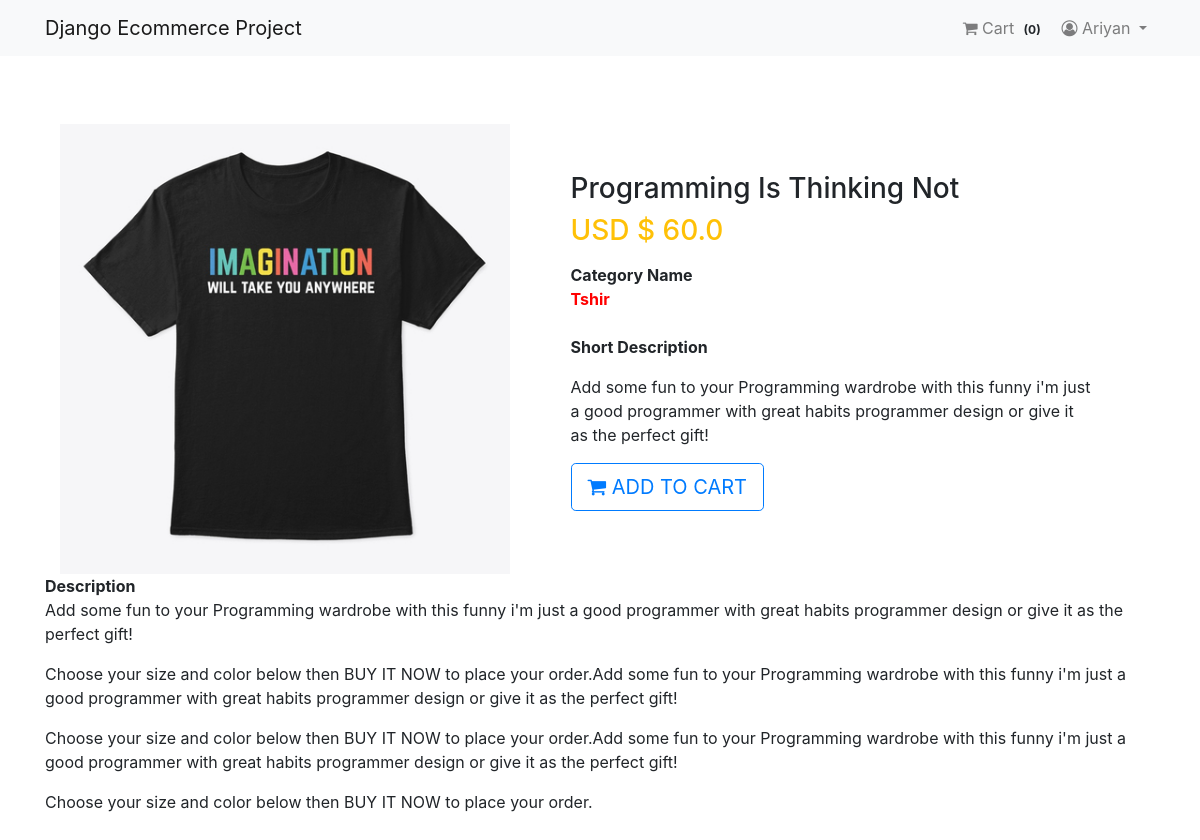
The page /product/5/ (signed in) on the database its author committed.
### App_Login/models.py (models this page shows, shortened)
class User(AbstractBaseUser, PermissionsMixin):
    email = models.EmailField(unique=True, null=False)
    is_staff = models.BooleanField(
        ugettext_lazy('Staff'), default=False,
        help_text = ugettext_lazy('Designates whether the user can log in the site')
    )
    is_active = models.BooleanField(
        ugettext_lazy('active'),
        default=True,
        help_text = ugettext_lazy('Designates whether this user should be treatea as active')
    )
    USERNAME_FIELD = 'email'
    objects = MyUserManager()

class Profile(models.Model):
    user = models.OneToOneField(User, on_delete=models.CASCADE, related_name='profile')
    username = models.CharField(max_length=264, null=True, blank=True)
    full_name = models.CharField(max_length=264, null=True, blank=True)
    address_1 = models.TextField(max_length=300, null=True, blank=True)
    city = models.CharField(max_length=40, null=True, blank=True)
    zipcode = models.CharField(max_length=10, null=True, blank=True)
    country = models.CharField(max_length=20, null=True, blank=True)
    phone = models.CharField(max_length=20, null=True, blank=True)
    date_joined = models.DateTimeField(auto_now_add=True)

### App_Shop/models.py (models this page shows, shortened)
class Product(models.Model):
    mainimage = models.ImageField(upload_to='Product')
    name = models.CharField(max_length=264)
    category = models.ForeignKey(Category, on_delete=models.CASCADE, related_name='category')
    preview_text = models.TextField(max_length=200, verbose_name='Preview Text')
    details_text = models.TextField(max_length=1000, verbose_name='Description')
    price = models.FloatField()
    old_price = models.FloatField(default=0.00)
    created = models.DateTimeField(auto_now_add=True)
    class Meta:
        ordering = ['-created',]

class Category(models.Model):
    title = models.CharField(max_length=30)
    created = models.DateTimeField(auto_now_add=True)
    def __str__(self):
        return self.title
    class Meta:
        verbose_name_plural = "Categories"

### App_Shop/views.py (the view)
# urls.py: path('product/<pk>/', views.ProductDetail.as_view(), name='product_detail'),
class ProductDetail(DetailView):
    model = Product
    template_name = 'App_Shop/product_detail.html'

### App_Order/templatetags/cart_tag.py (called while the page is built)
@register.filter
def cart_total(user):
    order = Order.objects.filter(user=user, ordered=False)
    if order.exists():
        return order[0].orderitems.count()
    else:
        return 0

### templates/App_Shop/product_detail.html
{% extends 'base.html' %}
{% block body_block %}
<div class="container my-5">
  <div class=" ">
    <div class="row">
      <aside class="col-sm-5 border-right">
        <article class="gallery-wrap">
          <div class=" ">
            <a href="#"><img src="/media/{{ object.mainimage }}" style="width:450px;" ></a>
          </div>
        </article>
      </aside>
    <aside class="col-sm-7">
      <article class="card-body p-5">
        <h3 class=" ">{{ object.name }}</h3>
        <p class=" ">
          <span class="price h3 text-warning">
            <span class="">USD $ </span>
            <span class=""> {{ object.price }}</span>
          </span>
        </p>
        <dl class="item-property">
          <dt>Category Name</dt>
        <font color="red">  <b>{{ object.category }}</b></font>
<br><br>
          <dt>Short Description</dt>
          <dd>
            <p> {{ object.preview_text|linebreaks }}</p>
          </dd>
        </dl>
<a href="{% url 'App_Order:add' pk=object.pk %}" class="btn btn-lg btn-outline-primary text-uppercase">
<i class="fa fa-shopping-cart"></i> Add To Cart</a>
      </article>
    </aside>
    <dt>Description</dt>
  <p> {{ object.details_text|linebreaks }}</p><br><br>
  <br><br>
    </div>
  </div>
</div>
{% endblock %}

### templates/navbar.html (shortened to what this page needs)
{% load cart_tag %}
<nav class="navbar navbar-expand-lg navbar-light bg-light">
  <div class="container">
    <a class="navbar-brand" href="{% url 'App_Shop:home' %}"> Django Ecommerce Project</a>
<div class="collapse navbar-collapse" id="navbarNav">
  <ul class="navbar-nav ml-auto">
    {% if request.user.is_authenticated %}
    <li class="nav-item">
 <a class="nav-link" href="{% url 'App_Order:cart' %}">
   <i class="fa fa-shopping-cart" aria-hidden="true"></i> Cart
<span class="badge badge-light"> ({{ request.user | cart_total }})</span>
 </a>
    </li>
  <li class="nav-item dropdown">
 <a class="nav-link dropdown-toggle" href="#" id="navbarDropdown" role="button"
 data-toggle="dropdown" aria-haspopup="true" aria-expanded="false">
<i class="fa fa-user-circle-o"></i> {{ request.user.profile.username }}  </a>
  </li>
{% else %}
 <li class="nav-item">
   <a href="{% url 'App_Login:login' %}" class="btn btn-info btn-sm"> Login</a>
   <a href="{% url 'App_Login:signup' %}" class="btn btn-info btn-sm"> Signup</a>
 </li>
{% endif %}
  </ul>
    </div>
  </div>
</nav>

### rows shown on the page
User: user|cart_total "0", user.profile.username "Ariyan"
Product: mainimage (picture), name "Programming Is Thinking Not", price "60.0", category "Tshir", preview_text "Add some fun to your Programming wardrobe with this funny i'm just a good programmer with great habits programmer design or give it as the perfect gift!", details_text "Add some fun to your Programming wardrobe with this funny i'm just a good programmer with great habits programmer design or give it as the perfect gift! Choose your size and color below then BUY IT NOW to place your order.Add some fun to your Programming wardrobe with this funny i'm just a good programmer with great habits programmer design or give it as the perfect gift! Choose your size and color below then BUY IT NOW to place your order.Add some fun to your Programming wardrobe with this funny i'm just a good programmer with great habits programmer design or give it as the perfect gift! Choose your size and color below then BUY IT NOW to place your order."
